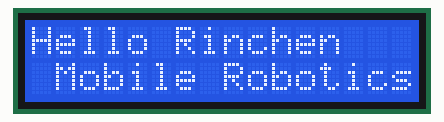
Simulated run of this sketch. Board: Arduino Uno, built with avr-gcc and run on an emulated ATmega328P. Parts: 16×2 character LCD.

Above: at 0.1 s.
At 2.2 s:
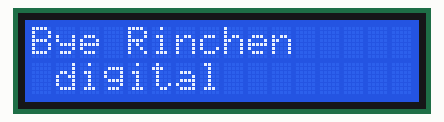

The sketch:

LCD.ino
```cpp
#include<Wire.h>
#include<LiquidCrystal_I2C.h>

LiquidCrystal_I2C lcd(0x27,16,2);

void setup() {
  lcd.init(); // initialize LCD
  // print a message on the LCD

  lcd.backlight();

}

void loop() {
  lcd.setCursor(0,0);  //sets the position of the cursor on lcd screen before printing text or numbers
  lcd.print("Hello Rinchen");
  lcd.setCursor(1,1);
  lcd.print("Mobile Robotics");
  delay(2000);
  lcd.clear();

  lcd.setCursor(0,0);
  lcd.print("Bye Rinchen");
  lcd.setCursor(1,1);
  lcd.print("digital");
  delay(2000);
  lcd.clear();
  // put your main code here, to run repeatedly:

}
```

Measured:
- what the display in image 1 shows lasts 2.0 s, from 2.1 s to 4.1 s
